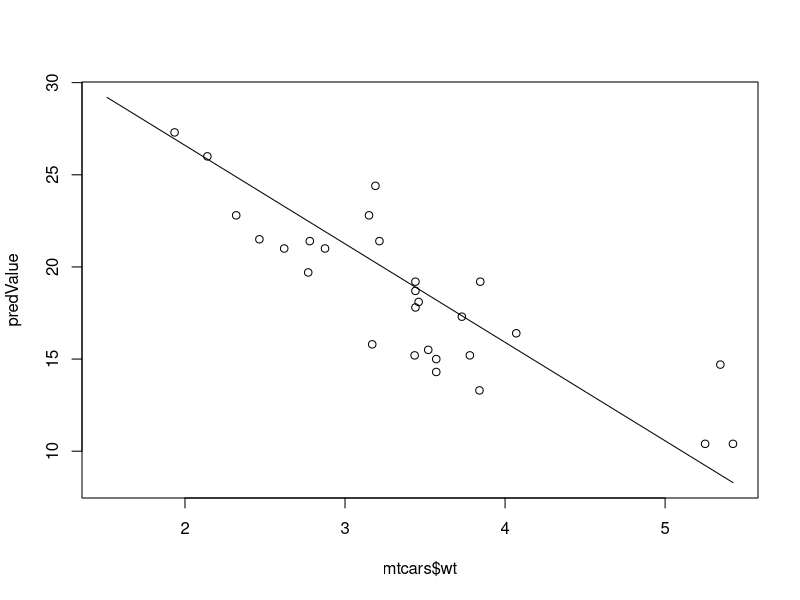
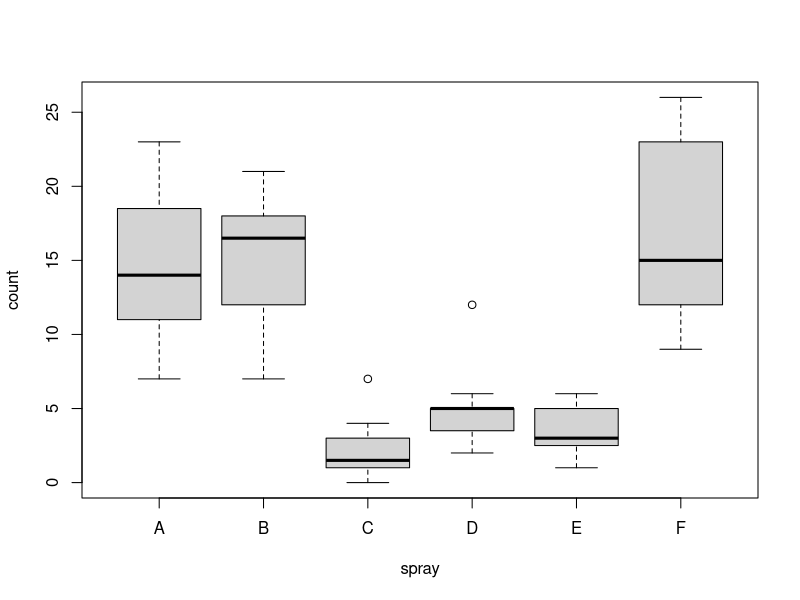
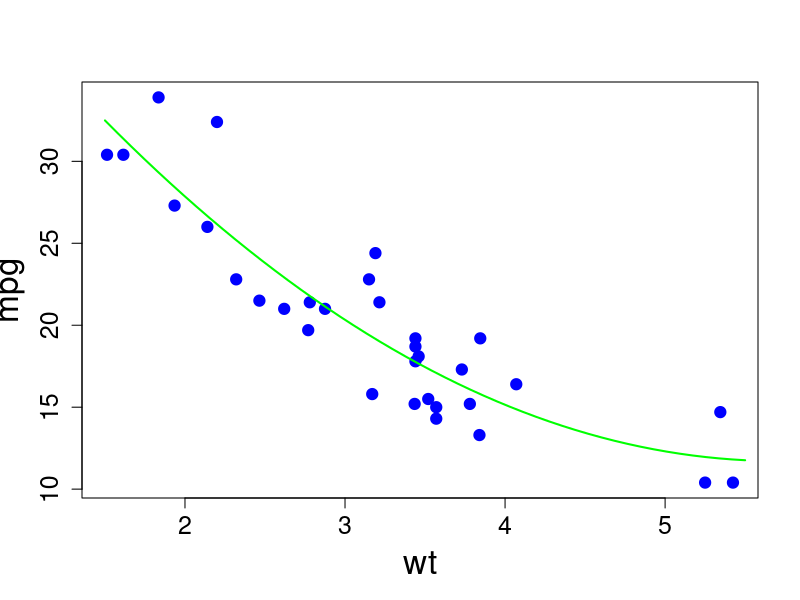
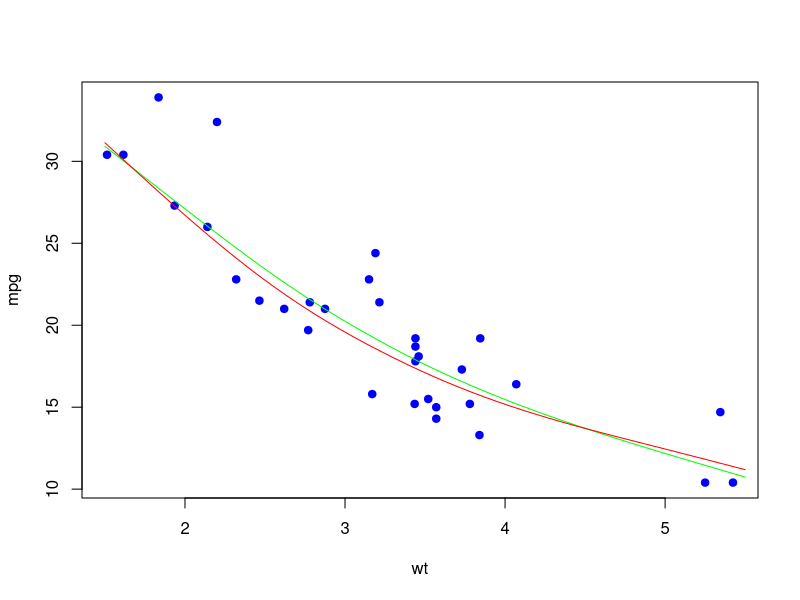
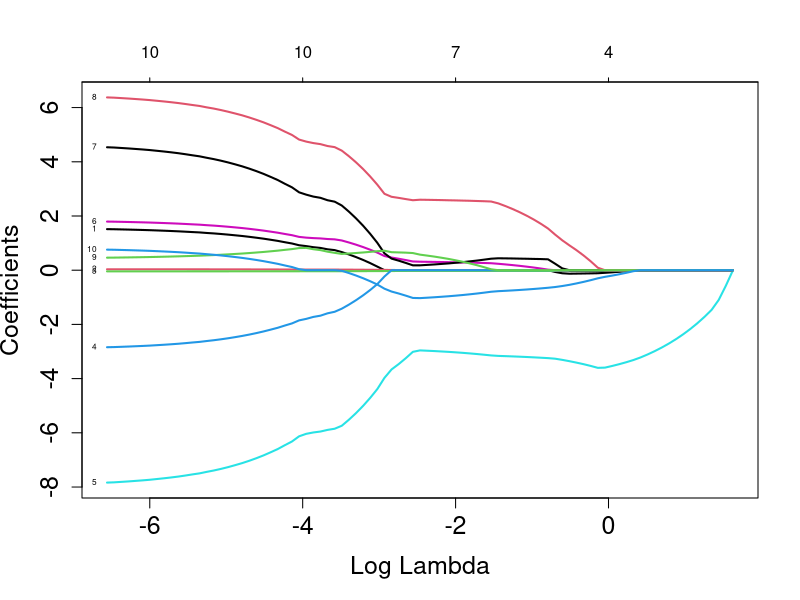

The R script that drew these images, in order: (Note: this script raises an error after producing the figures.)
#################################################################################################
### Linear Regression
head(mtcars)

### Build the linear model 
lmModel <- lm(mpg ~ wt, data = mtcars)

### Use the linear model to make prediction
predValue <- predict(lmModel, data.frame(wt = 3))
predValue <- predict(lmModel, data.frame(wt = c(3,4)))
predValue <- predict(lmModel, data.frame(wt = mtcars$wt))

### Access the model parameters
coef(lmModel)
resid(lmModel)
plot(mtcars$wt, predValue, type = "l")
points(mtcars$wt, predValue+resid(lmModel))

### Model Performance assessment
sumModel <- summary(lmModel)
sumModel$r.squared
r <- cor(mtcars$mpg, mtcars$wt)
r^2      # r.squared is literally the r (correlation coefficient) squared

### Build models with  more than one predictors
lmModel2 <- lm(mpg ~ wt + hp + disp, data = mtcars) # wt, hp, and disp will be used as predictor
lmModel3  <- lm(mpg ~ ., data = mtcars)   # All the variables will be used

sumModel <- summary(lmModel2)
sumModel$r.squared

sumModel <- summary(lmModel3)
sumModel$r.squared

################################################################################
# factor data 1
InsectSprays
boxplot(count ~ spray, data = InsectSprays)
lm1 <- lm(count ~ spray, data = InsectSprays)
coef(lm1)
means <- tapply(InsectSprays$count, InsectSprays$spray, mean)
means
means - means[1]

# factor data 2
class(mtcars$cyl)
lm2 <- lm(mpg ~ wt + cyl, data = mtcars)
coef(lm2)

lm3 <- lm(mpg ~ factor(cyl), data = mtcars)
coef(lm3)
means <- tapply(mtcars$mpg, mtcars$cyl, mean)
means - means[1]

lm4 <- lm(mpg ~ wt + factor(cyl), data = mtcars)
coef(lm4)


####################################################################
# Polynomial regression
head(mtcars)

lm1 <- lm(mpg ~ wt, data = mtcars)
lm2 <- lm(mpg ~ poly(wt,2), data = mtcars)
lm3 <- lm(mpg ~ poly(wt,3), data = mtcars)
lm4 <- lm(mpg ~ poly(wt,4), data = mtcars)

anova(lm1,lm2,lm3,lm4)
# p value comparing the linear model 1 to quadratic model 2 is close to zero
# indicating that a linear fit is not sufficient. Model 3 and 4 are unnecessary
# as the p-values are very high
coef(lm2)
summary(lm2)
max(mtcars$wt)
min(mtcars$wt)
wtGrid <- seq(1.5, 5.5, length.out = 50)
prediction <- predict(lm2, newdata = list(wt = wtGrid))
plot(x=mtcars$wt, y = mtcars$mpg, pch = 19, col= "blue", xlab = "wt", ylab = "mpg",
     cex.lab = 2.0, cex.axis = 1.5, cex = 1.5) 
points(x= wtGrid, y = prediction, type="l", col="green", lwd = 2)

####################################################################
## Generalized additive model

drange <- range(mtcars$disp)
dispGrid <- seq(drange[1], drange[2], length.out = 50)
wtGrid <- seq(1.5, 5.5, length.out = 50)

library(gam) 
gam1 <- gam(mpg ~ s(wt,2) + disp, data = mtcars)
gam2 <- gam(mpg ~ s(wt,2) + s(disp,2), data = mtcars)
anova(gam1, gam2)
prediction1 <- predict(gam1, newdata = list(wt = wtGrid, disp = dispGrid))
prediction2 <- predict(gam2, newdata = list(wt = wtGrid, disp = dispGrid))
plot(x=mtcars$wt, y = mtcars$mpg, pch = 19, col= "blue", xlab = "wt", ylab = "mpg") 
points(x= wtGrid, y = prediction1, type="l", col="green")
points(x= wtGrid, y = prediction2, type="l", col="red")

##################################################################################################
## Forward selection model
##install.packages("leaps")

library(leaps)
fwdSelection <- regsubsets(mpg ~ ., data = mtcars, method = "forward")
sumFwdSel <- summary(fwdSelection)
names(sumFwdSel)

sumFwdSel$outmat 
ind <- which.max(sumFwdSel$adjr2)
ind
sumFwdSel$which[ind,]
coef(fwdSelection, ind)

###################################################################################################
## Lasso model
## install.packages("glmnet")

library(glmnet)

## 1. Creating training and the test data set
x <- model.matrix(mpg ~ ., mtcars)[,-1] 
y <- mtcars$mpg

set.seed(1) 
inTrain <- sample(1: nrow(x), 0.6*nrow(x)) 
yTest <- y[-inTrain]

## 2. Model training
lModel <- glmnet(x[inTrain,],y[inTrain], alpha=1) # alpha = 0 (ridge)

## 3. Model Prediction
predV <- predict(lModel, newx = x[-inTrain,], s = 2)

## 4. Model visualization
plot(lModel, xvar = "lambda", label = TRUE, lwd =2, 
     cex.axis = 1.5, cex.lab = 1.5)
coef(lModel, s = exp(-1))
coef(lModel, s = exp(-1))[5]

## 5. Model Assesment
mean((predV - yTest)^2)

## 6. Finding the optimal value of lambda using cross-validation
cvModel <- cv.glmnet(x[train,],y[train], alpha=1, nfolds = 5) 
bestlam  <- cvModel$lambda.min 
cvpredV <- predict(cvModel, s=bestlam, newx=x[-inTrain,]) 
mean((cvpredV - yTest)^2) 

## 7. Variation of mean-squared error with the penalty parameter
plot(cvModel)
